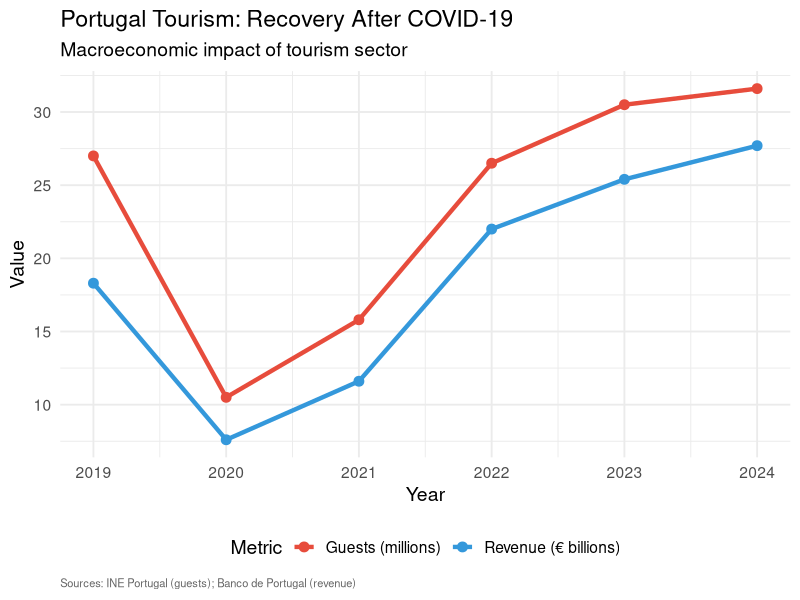
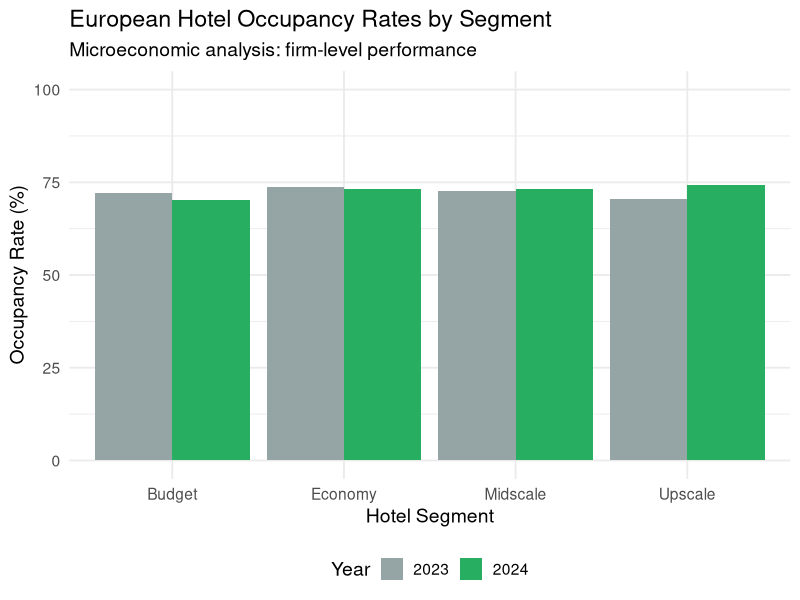
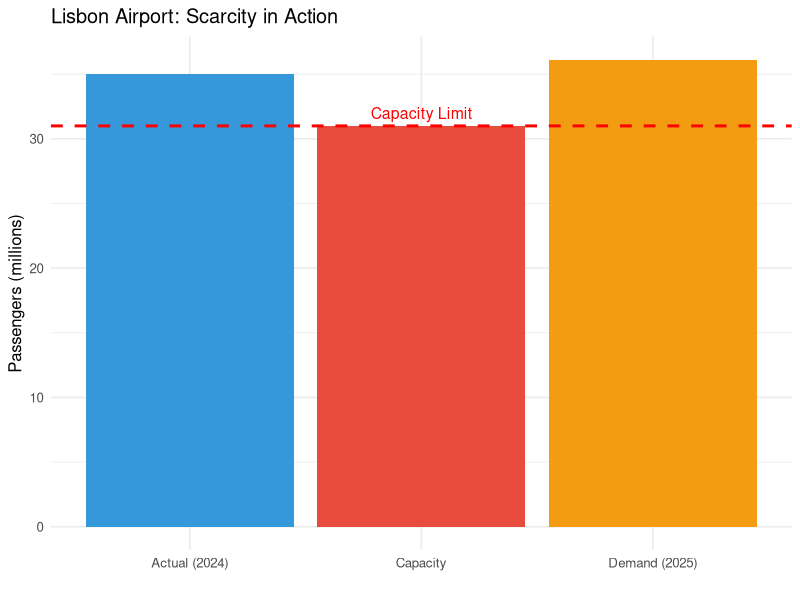
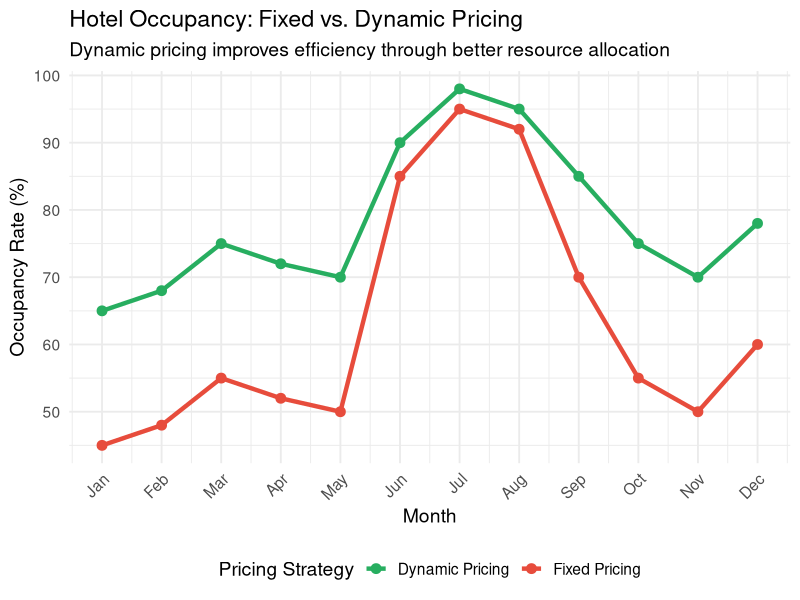

The R script that drew these images, in order:
## ---- chunk 1
#| echo: false
#| warning: false
#| fig-width: 10
#| fig-height: 5

library(ggplot2)
library(dplyr)

# Real data from INE Portugal & Turismo de Portugal
tourism_data <- data.frame(
  year = c(2019, 2020, 2021, 2022, 2023, 2024),
  guests_millions = c(27, 10.5, 15.8, 26.5, 30.5, 31.6),  # Real INE data
  revenue_billions = c(18.3, 7.6, 11.6, 22.0, 25.4, 27.7)  # Real Banco de Portugal data
)

ggplot(tourism_data, aes(x = year)) +
  geom_line(aes(y = guests_millions, color = "Guests (millions)"), size = 1.5) +
  geom_point(aes(y = guests_millions, color = "Guests (millions)"), size = 3) +
  geom_line(aes(y = revenue_billions, color = "Revenue (€ billions)"), size = 1.5) +
  geom_point(aes(y = revenue_billions, color = "Revenue (€ billions)"), size = 3) +
  labs(title = "Portugal Tourism: Recovery After COVID-19",
       subtitle = "Macroeconomic impact of tourism sector",
       x = "Year",
       y = "Value",
       color = "Metric",
       caption = "Sources: INE Portugal (guests); Banco de Portugal (revenue)") +
  theme_minimal(base_size = 14) +
  scale_color_manual(values = c("Guests (millions)" = "#e74c3c", 
                                 "Revenue (€ billions)" = "#3498db")) +
  theme(legend.position = "bottom",
        plot.caption = element_text(size = 8, hjust = 0, color = "#666"))

## ---- chunk 2
#| echo: false
#| warning: false
#| fig-width: 10
#| fig-height: 5

# Hotel occupancy rates by segment
hotel_data <- data.frame(
  segment = c("Budget", "Economy", "Midscale", "Upscale"),
  occupancy_2023 = c(72.1, 73.8, 72.7, 70.5),
  occupancy_2024 = c(70.1, 73.1, 73.1, 74.2)
)

library(tidyr)
hotel_long <- hotel_data %>%
  pivot_longer(cols = starts_with("occupancy"), 
               names_to = "year", 
               values_to = "occupancy") %>%
  mutate(year = ifelse(year == "occupancy_2023", "2023", "2024"))

ggplot(hotel_long, aes(x = segment, y = occupancy, fill = year)) +
  geom_bar(stat = "identity", position = "dodge") +
  labs(title = "European Hotel Occupancy Rates by Segment",
       subtitle = "Microeconomic analysis: firm-level performance",
       x = "Hotel Segment",
       y = "Occupancy Rate (%)",
       fill = "Year") +
  theme_minimal(base_size = 14) +
  scale_fill_manual(values = c("2023" = "#95a5a6", "2024" = "#27ae60")) +
  theme(legend.position = "bottom") +
  ylim(0, 100)
## ---- chunk 3
#| echo: false
#| warning: false
#| fig-width: 5
#| fig-height: 4

capacity_data <- data.frame(
  category = c("Capacity", "Actual (2024)", "Demand (2025)"),
  passengers = c(31, 35, 36.1)
)

ggplot(capacity_data, aes(x = category, y = passengers, fill = category)) +
  geom_bar(stat = "identity") +
  geom_hline(yintercept = 31, linetype = "dashed", color = "red", size = 1) +
  labs(title = "Lisbon Airport: Scarcity in Action",
       y = "Passengers (millions)",
       x = "") +
  theme_minimal(base_size = 12) +
  scale_fill_manual(values = c("#3498db", "#e74c3c", "#f39c12")) +
  theme(legend.position = "none") +
  annotate("text", x = 2, y = 32, label = "Capacity Limit", color = "red", size = 4)
## ---- chunk 4
#| echo: false
#| warning: false
#| fig-width: 10
#| fig-height: 5

# Example: hotel room pricing efficiency
pricing_data <- data.frame(
  strategy = rep(c("Fixed Pricing", "Dynamic Pricing"), each = 12),
  month = rep(month.abb, 2),
  occupancy = c(45, 48, 55, 52, 50, 85, 95, 92, 70, 55, 50, 60,  # Fixed
                65, 68, 75, 72, 70, 90, 98, 95, 85, 75, 70, 78), # Dynamic
  month_num = rep(1:12, 2)
)

ggplot(pricing_data, aes(x = month_num, y = occupancy, color = strategy, group = strategy)) +
  geom_line(size = 1.5) +
  geom_point(size = 3) +
  labs(title = "Hotel Occupancy: Fixed vs. Dynamic Pricing",
       subtitle = "Dynamic pricing improves efficiency through better resource allocation",
       x = "Month",
       y = "Occupancy Rate (%)",
       color = "Pricing Strategy") +
  scale_x_continuous(breaks = 1:12, labels = month.abb) +
  theme_minimal(base_size = 14) +
  scale_color_manual(values = c("Fixed Pricing" = "#e74c3c", 
                                 "Dynamic Pricing" = "#27ae60")) +
  theme(legend.position = "bottom",
        axis.text.x = element_text(angle = 45, hjust = 1))
